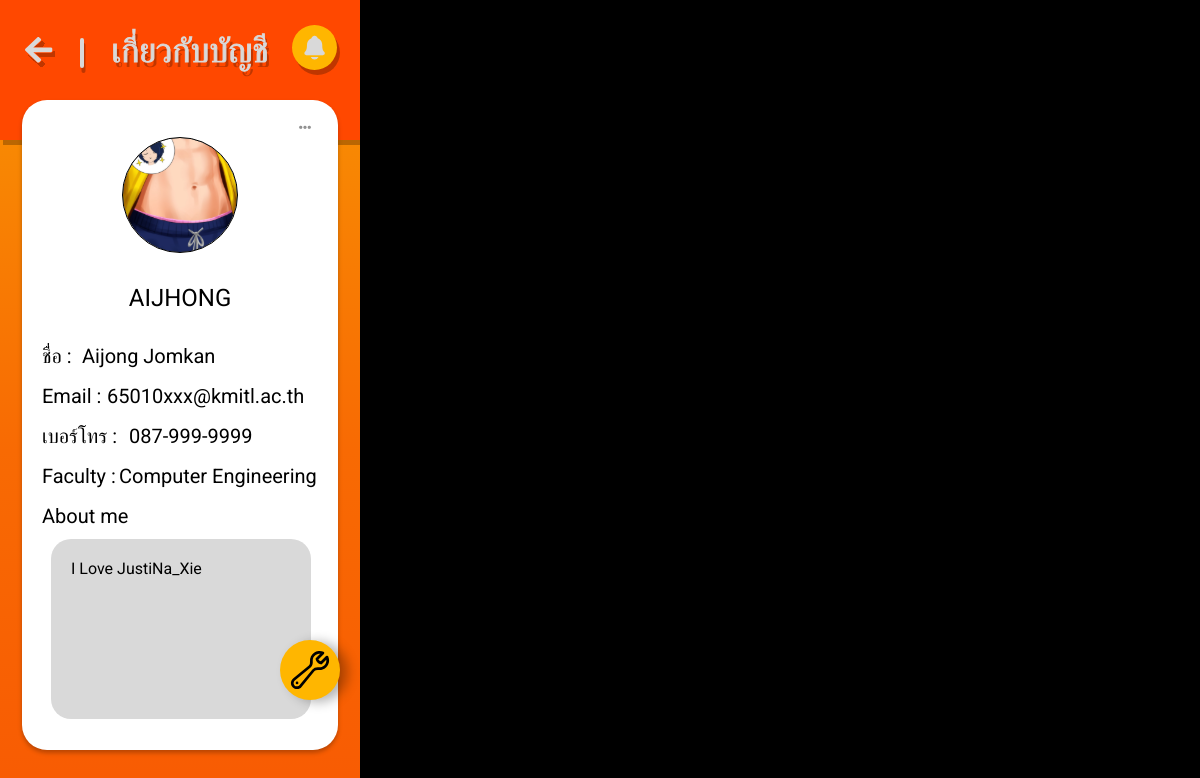
Page /php/aboutAccount.php on the earlier database version.
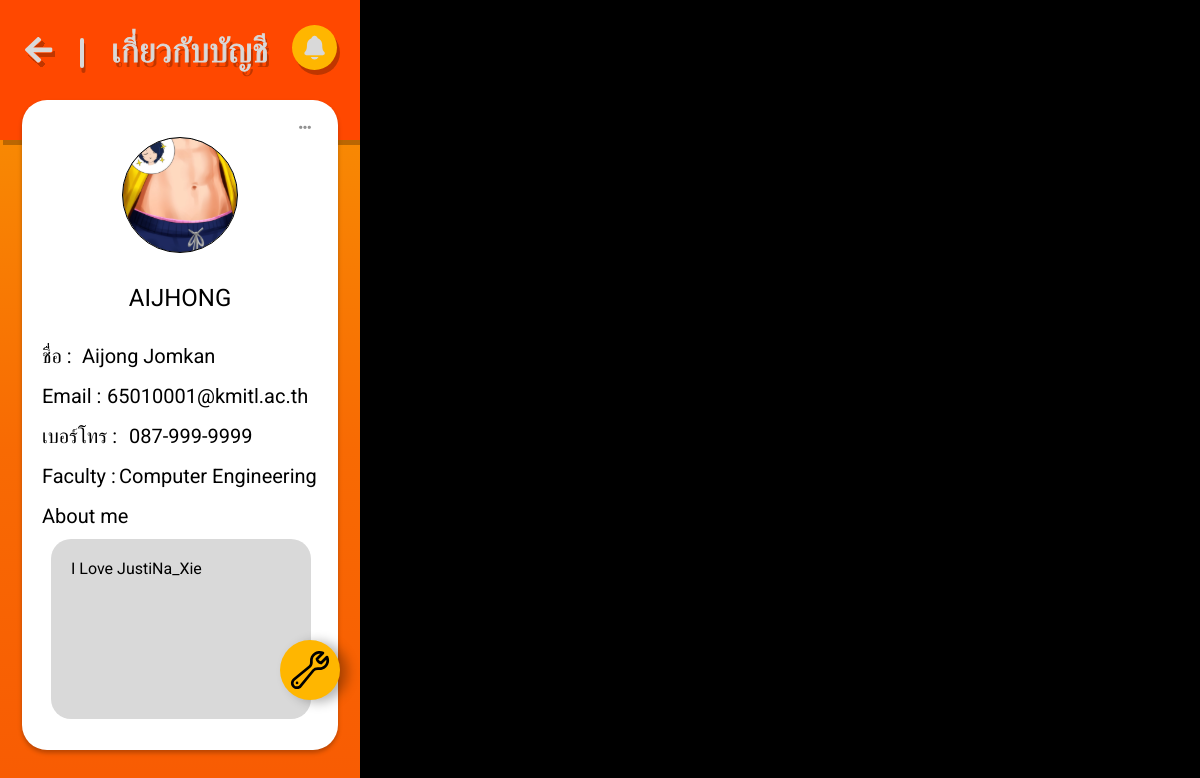
Same page on the later database version.
### tables this page shows
CREATE TABLE `users` (
  `uID` int(8) NOT NULL,
  `username` text NOT NULL,
  `password` int(11) NOT NULL,
  `fullname` varchar(255) NOT NULL,
  `aboutme` text DEFAULT NULL,
  `phoneNumber` varchar(12) DEFAULT NULL,
  `email` varchar(255) NOT NULL,
  `fID` text NOT NULL,
  `mID` varchar(255) NOT NULL,
  `profileImage` varchar(255) DEFAULT NULL,
  `rID` text NOT NULL DEFAULT '100',
  `key` varchar(255) DEFAULT NULL,
  `status` int(1) NOT NULL DEFAULT 1
);

### php/aboutAccount.php (the view, shortened to what this page needs)
<?php
include("../config/con_db.php");
$uID = '65010001';
$sql_users = "SELECT * FROM users WHERE uID = '$uID'";
$result_users = $con->query($sql_users);
$row = $result_users->fetch_assoc();
$username = $row['username'];
$fullname = $row['fullname'];
$email = $row['email'];
$phoneNumber = $row['phoneNumber'];
$faculty = 'Computer Engineering';
$aboutme = $row['aboutme'];
?>
<!DOCTYPE html>
<html lang="en">
<head>
    <link rel="stylesheet" href="../css/globalTEST.css" />
    <link rel="stylesheet" href="../css/aboutaccount.css" />
    <link rel="stylesheet" href="../css/editGroupButton.css" />
</head>
<body>
  <div class="hobby">
    <?php include '../php/header.php'?>
      <?php include '../php/report.php'?>
      <div class="part-body">
        <div class="body-background">
        <img class="tdot-button" id="tdot" alt="" src="../images/Threedots.svg" />
        <img class="profile-picture" alt="" src="../images/aboutacc/p1profile.svg" />
        <div class="profile-name"><?php echo $username ?></div>
        <div class="profile-fn">ชื่อ : </div>
        <div class="profile-fullname"><?php echo $fullname ?></div>
        <div class="profile-em">Email : </div>
        <div class="profile-email"><?php echo $email ?></div>
        <div class="profile-tel">เบอร์โทร : </div>
        <div class="profile-telephone"><?php echo $phoneNumber ?></div>
        <div class="profile-fac">Faculty : </div>
        <div class="profile-faculty"><?php echo $faculty ?></div>
        <div class="label-aboutme">About me</div>
        <div class="box-aboutme">
        <div class="profile-aboutme"><?php echo $aboutme ?></div>
        </div>
        </div>
      </div>
  </div>
        <div class="footerIndividual">
        <a href="aboutEditAccount.php?uID=<?php echo $row['uID'];?>" class="createGroupButton">
          <img src="../images/wrench.svg">
        </a>
        </div>
</body>
</html>

### php/header.php (shortened to what this page needs)
<link rel="stylesheet" href="../css/HEADER.css" />
<div class="HEADER">
    <img class="app-icon" alt="" src="../images/LOGO_V 2.svg" />
    <div class="name-header" id="name-header">HOME</div>
    <div class="LINE"></div>
    <div class="noti-button-icon">
        <a href="#noti">
            <ion-icon name="notifications"></ion-icon>
        </a>
    </div>
</div>

### php/report.php (shortened to what this page needs)
<!DOCTYPE html>
<html lang="en">
<head>
    <link rel="stylesheet" href="../css/globalTEST.css" />
    <link rel="stylesheet" href="../css/report.css" />
</head>
<body>
<div class="list-frame">
      </div>
</body>
</html>

### css/globalTEST.css (style rules this page uses)
body { margin: 0 auto; line-height: normal; background: #000000; }
:root { --h4: Roboto; --subtitle-1: Roboto; --subtitle-2: Roboto; --font-size-smi: 13px; --body-2-size: 16px; --caption-size: 14px; --overline-size: 10px; --h6-size: 20px; --h5-size: 24px; --h4-size: 34px; --h3-size: 48px; --h2-size: 60px; --h1-size: 96px; --font-size-xs: 12px; --subtitle-1-size: 16px; --subtitle-2-size: 14px; --basecolor-white: #fff; --color-gray-100: rgba(255, 255, 255, 0); --color-gray-200: rgba(0, 0, 0, 0); --neutrals1: #d9d9d9; --neutrals2: #000; --accent: #ffb600; --color-orange-100: rgba(255, 182, 0, 0); --primary: #ff4800; --color-black: #000; --color-gainsboro: #d9d9d9; --error: #ff0101; --color-orange: #ffb600; --secordary: #ff8500; --success: #7cb518; --br-xl: 20px; --br-mini: 15px; --br-8xs: 5px; --br-5xs: 8px; --br-11xl: 30px; --br-6xl: 25px; --padding-2xs: 11px; --padding-lg: 18px; }

### css/aboutaccount.css (style rules this page uses)
.hobby { position: relative; background: linear-gradient(180deg, #f89603, #f86a03 56.25%, #f85b03); width: 360px; height: 800px; overflow: hidden; text-align: center; color: var(--neutrals1); font-size: var(--subtitle-1-size); font-family: "roboto", sans-serif; z-index: 0; }
.noti-button-icon { position: absolute; top: 30px; right: 25px; width: 45px; height: 45px; }
.body-background { position: absolute; border-radius: 25px; background-color: #fff; top: 0px; left: 22px; width: 316px; height: 650px; box-shadow: 0 3px 4px rgba(0, 0, 0, 0.25); }
.part-body { position: absolute; top: 100px; left: 0px; width: 360px; height: 660px; text-align: left; font-size: var(--button-size); color: var(--neutrals2); }
.tdot-button { position: absolute; top: 15px; right: 15px; width: 36px; height: 24px; cursor: pointer; }
.profile-picture { position: absolute; top: 38px; left: 101px; border-radius: 100%; outline-style: solid; outline-color: var(--color-black); outline-width: 1px; background-color: var(--neutrals1); width: 114px; height: 114px; }
.profile-name { position: absolute; height: 24px; top: 184px; font-size: 60px; display: inline-block; text-align: center; width: 316px; font-size: var(--h5-size); }
.profile-fn { position: absolute; top: 244px; left: 20px; font-size: var(--h6-size); display: inline-block; width: 216px; height: 24px; }
.profile-fullname { position: absolute; top: 244px; left: 60px; font-size: var(--h6-size); display: inline-block; width: 216px; height: 24px; }
.profile-em { position: absolute; top: 284px; left: 20px; font-size: var(--h6-size); display: inline-block; width: 216px; height: 24px; }
.profile-email { position: absolute; top: 284px; left: 85px; font-size: var(--h6-size); display: inline-block; width: 216px; height: 24px; }
.profile-tel { position: absolute; top: 324px; left: 20px; font-size: var(--h6-size); display: inline-block; width: 216px; height: 24px; }
.profile-telephone { position: absolute; top: 324px; left: 107px; font-size: var(--h6-size); display: inline-block; width: 216px; height: 24px; }
.profile-fac { position: absolute; top: 364px; left: 20px; font-size: var(--h6-size); display: inline-block; width: 216px; height: 24px; }
.profile-faculty { position: absolute; top: 364px; left: 97px; font-size: var(--h6-size); display: inline-block; width: 216px; height: 24px; }
.label-aboutme { position: absolute; top: 404px; left: 20px; font-size: var(--h6-size); display: inline-block; width: 216px; height: 24px; }
.box-aboutme { position: absolute; top: 439px; left: 29px; border-radius: 20px; background-color: var(--neutrals1); width: 220px; height: 140px; padding: 20px; display: flex; align-items: center; justify-content: center; }
.profile-aboutme { word-wrap: break-word; overflow: hidden; position: absolute; display: inline-block; height: calc(100% - 40px); width: calc(100% - 40px); font-size: var(--subtitle-1-size); }

### css/editGroupButton.css (style rules this page uses)
.createGroupButton { position: relative; width: 60px; height: 60px; border-radius: 50%; background-color: var(--accent); display: flex; justify-content: center; align-items: center; cursor: pointer; bottom: 80px; left: 280px; z-index: 100; box-shadow: 8px 2px 12px rgba(0, 0, 0, 0.3); }
.createGroupButton img { width: 40px; height: 40px; z-index: 150; }
.footerIndividual { width: fit-content; height: fit-content; position: fixed; top: 720px; }

### css/report.css (style rules this page uses)
.list-frame { position: relative; width: 360px; height: 800px; overflow: hidden; text-align: left; font-family: "roboto", sans-serif; font-size: var(--subtitle-1-size); color: var(--color-black); }

Differences in the rows shown:
changed users "AIJHONG": email "65010xxx@kmitl.ac.th" → "65010001@kmitl.ac.th"
